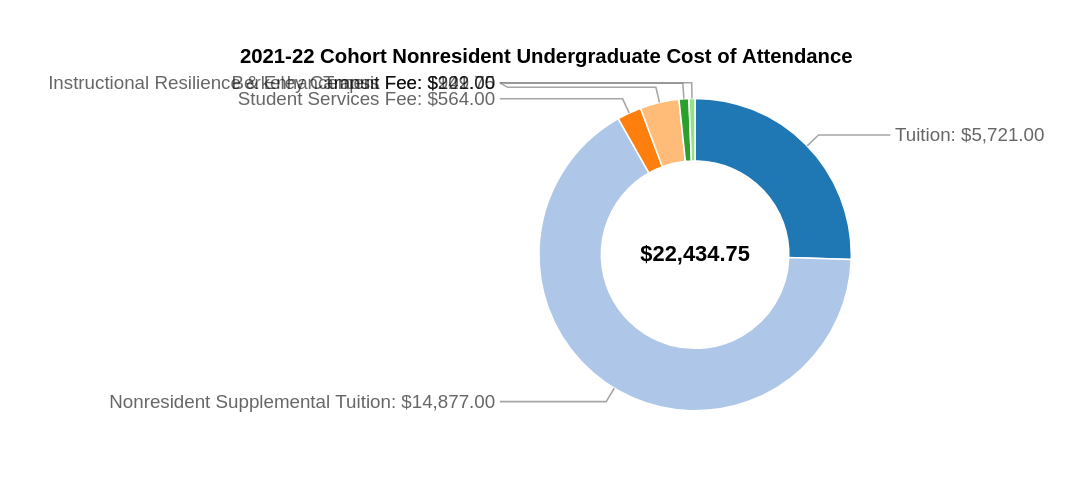

Source (Vega-Lite JSON):
### Vega specification from a JSON file in a GitHub repository (floating-point values rounded to 4 significant figures)
{"$schema": "https://vega.github.io/schema/vega/v6.json", "title": "2021-22 Cohort Nonresident Undergraduate Cost of Attendance", "description": "Donut with non-overlapping labels.", "width": 200, "height": 200, "autosize": "pad", "padding": 30, "signals": [{"name": "startAngle", "value": 0}, {"name": "sortField", "update": "''", "description": "Sort field if desired"}, {"name": "sortOrder", "update": "''", "description": "Sort order if desired (ascending or descending)"}, {"name": "labelFontSize", "init": "12", "description": "The font size used for labels"}, {"name": "labelHeight", "update": "labelFontSize", "description": "This is approximately the same as the label font size but can be adjusted if you want extra padding"}, {"name": "innerRadius", "update": "60"}, {"name": "outerRadius", "update": "100"}, {"name": "counter", "description": "Counter used to loop through an array", "value": 0, "on": [{"events": {"type": "timer", "throttle": 0}, "update": "counter<length(data('labelPositions'))?counter + 1:counter"}, {"events": {"signal": "leftRightCount"}, "update": "0"}]}, {"name": "shiftArray", "description": "An array of shift positions", "update": "{right: leftRightCount.right!=0? pluck(data('labelPositions')[0]['shiftArray'],'shift'):[], left: leftRightCount.left!=0? pluck(data('labelPositions')[leftRightCount.right]['shiftArray'],'shift'):[]}"}, {"name": "leftRightCountArray", "description": "Array of label sides", "update": "reverse(sort( pluck( data('labelPositions'), 'side')))"}, {"name": "leftRightCount", "description": "Count of  label sides", "update": "{right:lastindexof(leftRightCountArray,'right')+1,left:length(leftRightCountArray)- (lastindexof(leftRightCountArray,'right')+1)}"}, {"name": "p1", "description": "Used to loop through position array one element at a time with a running sum but reseting the counter to 0 if it ever goes negative", "value": {"right": 0, "left": 0}, "on": [{"events": {"signal": "leftRightCount"}, "update": "{'right': 0, 'left': 0}"}, {"events": {"signal": "counter"}, "update": "{right:shiftArray.right[counter-1]+p1.right<0?0:shiftArray.right[counter-1]+p1.right, left:shiftArray.left[counter-1]+p1.left<0?0:shiftArray.left[counter-1]+p1.left}", "force": true}]}, {"name": "p2", "description": "Used to reassemble the position array as a string with final shift positions", "value": {"right": [], "left": []}, "on": [{"events": {"signal": "leftRightCount"}, "update": "{'right': [], 'left': []}"}, {"events": {"signal": "p1"}, "update": "{right:length(p2.right)!=0? p1.right+','+p2.right:p1.right,left:length(p2.left)!=0? p1.left+','+p2.left:p1.left}"}]}, {"name": "shiftArrayRunning", "description": "Converts a string to an array and reverses", "update": "{right:reverse(split(p2.right,',')),left:reverse(split(p2.left,','))}"}], "data": [{"name": "table", "values": [{"id": "Tuition: $5,721.00", "value": 5721}, {"id": "Nonresident Supplemental Tuition: $14,877.00", "value": 14877}, {"id": "Student Services Fee: $564.00", "value": 564}, {"id": "Berkeley Campus Fee: $902.75", "value": 902.8}, {"id": "Transit Fee: $229.00", "value": 229.0}, {"id": "Instructional Resilience & Enhancement Fee: $141.00", "value": 141}], "transform": [{"type": "collect", "sort": {"field": {"signal": "sortField"}, "order": {"signal": "sortOrder"}}}, {"type": "pie", "field": "value", "startAngle": {"signal": "startAngle"}, "endAngle": {"signal": "round((2*PI)*10000)/10000+startAngle"}}, {"type": "formula", "as": "middleAngle", "expr": " (((datum.endAngle - datum.startAngle)/2) + datum.startAngle)-PI/2"}, {"type": "formula", "as": "side", "expr": "datum.middleAngle + PI/2  <= PI || datum.middleAngle + PI/2 >= 2*PI && datum.middleAngle + PI/2 <= PI*3?'right':'left'"}, {"type": "formula", "as": "x1", "expr": " (outerRadius *cos(datum.middleAngle))+width/2 "}, {"type": "formula", "as": "y1", "expr": " (outerRadius*sin(datum.middleAngle))+width/2 "}, {"type": "formula", "as": "x2", "expr": " ((outerRadius+10)*cos(datum.middleAngle))+width/2 "}, {"type": "formula", "as": "y2", "expr": " ((outerRadius+10)*sin(datum.middleAngle))+width/2 "}, {"type": "formula", "as": "x3", "expr": "datum.side== 'right'?outerRadius+(width/2)+20:(width/2)-outerRadius-20"}, {"type": "formula", "as": "bin", "expr": "0"}]}, {"name": "total", "source": ["table"], "transform": [{"type": "aggregate", "fields": ["value"], "ops": ["sum"], "as": ["total"]}]}, {"name": "leftExt", "source": ["table"], "transform": [{"type": "filter", "expr": "datum.side=='left'"}, {"type": "extent", "field": "y2", "signal": "leftExt"}]}, {"name": "rightExt", "source": ["table"], "transform": [{"type": "filter", "expr": "datum.side=='right'"}, {"type": "extent", "field": "y2", "signal": "rightExt"}]}, {"name": "labelSequenceRight", "transform": [{"type": "sequence", "start": {"signal": "rightExt[0]"}, "stop": {"signal": "(rightExt[1]+labelHeight)"}, "step": {"signal": "labelHeight"}, "as": "bin"}, {"type": "formula", "expr": "'right'", "as": "side"}]}, {"name": "labelSequenceLeft", "transform": [{"type": "sequence", "start": {"signal": "leftExt[0]"}, "stop": {"signal": "(leftExt[1]+labelHeight)"}, "step": {"signal": "labelHeight"}, "as": "bin"}, {"type": "formula", "expr": "'left'", "as": "side"}]}, {"name": "labelBinsRight", "source": ["rightExt", "labelSequenceRight"], "transform": [{"type": "bin", "field": "y2", "step": {"signal": "labelHeight"}, "extent": {"signal": "rightExt"}, "interval": false, "as": ["binTemp", "bin1"], "nice": false}, {"type": "formula", "expr": "datum.bin==0?datum.binTemp:datum.bin", "as": "bin"}]}, {"name": "labelBinsLeft", "source": ["leftExt", "labelSequenceLeft"], "transform": [{"type": "bin", "field": "y2", "step": {"signal": "labelHeight"}, "extent": {"signal": "leftExt"}, "interval": false, "as": ["binTemp", "bin1"], "nice": false}, {"type": "formula", "expr": "datum.bin==0?datum.binTemp:datum.bin", "as": "bin"}]}, {"name": "labelPositions", "source": ["labelBinsLeft", "labelBinsRight"], "transform": [{"type": "joinaggregate", "ops": ["count"], "as": ["count"], "groupby": ["side", "bin"]}, {"type": "filter", "expr": "datum.value != null || datum.count == 1"}, {"type": "formula", "expr": "datum.count-1", "as": "count"}, {"type": "collect", "sort": {"field": ["side", "bin"], "order": ["descending", "ascending"]}}, {"type": "window", "sort": {"field": ["bin", "y2"], "order": ["ascending", "ascending"]}, "ops": ["row_number"], "as": ["index"], "groupby": ["side"]}, {"type": "window", "sort": {"field": "index", "order": "ascending"}, "ops": ["row_number"], "groupby": ["side", "bin"]}, {"type": "formula", "expr": "datum.value==0?0:datum.row_number", "as": "row_number"}, {"type": "formula", "expr": "datum.value==null?-labelHeight:datum.row_number==1?0:labelHeight", "as": "shift"}, {"type": "collect", "sort": {"field": ["side", "index"], "order": ["descending", "ascending"]}}, {"type": "joinaggregate", "ops": ["values"], "as": ["shiftArray"], "fields": ["shift"], "groupby": ["side"]}]}, {"name": "labelPositionsFinal", "source": ["labelPositions"], "transform": [{"type": "collect", "sort": {"field": ["side", "index"], "order": ["descending", "ascending"]}}, {"type": "formula", "expr": "datum.side=='right'?toNumber(shiftArrayRunning.right[datum.index-1]):toNumber(shiftArrayRunning.left[datum.index-1])", "as": "shiftArrayRunning"}, {"type": "formula", "expr": "datum.shiftArrayRunning+datum.bin", "as": "binShifted"}, {"type": "formula", "as": "x4", "expr": "datum.side== 'right'?outerRadius+(width/2)+25:(width/2)-outerRadius-25"}, {"type": "window", "sort": {"field": "index", "order": "ascending"}, "ops": ["lead"], "fields": ["shift"], "groupby": ["side"]}, {"type": "formula", "as": "y4", "expr": "datum.y2>datum.binShifted&&datum.lead_shift<0?datum.y2:datum.binShifted"}, {"type": "formula", "as": "labelPath", "expr": "datum.value==null?'': 'M '+ datum.x1 + ' ' + datum.y1 + 'L'+ datum.x2 + ' ' + datum.y2 + ' H'+ datum.x3  +'L '+ datum.x4 + ' ' + datum.y4 "}]}], "scales": [{"name": "color", "type": "ordinal", "domain": {"data": "table", "field": "id"}, "range": {"scheme": "category20"}}], "marks": [{"type": "text", "name": "sum", "from": {"data": "total"}, "align": "center", "encode": {"enter": {"x": {"signal": "width / 2"}, "y": {"signal": "height / 2"}, "align": {"value": "center"}, "baseline": {"value": "middle"}, "fontSize": {"value": 14}, "fontWeight": {"value": "bold"}, "fill": {"value": "black"}}, "update": {"text": {"signal": "format(datum.total, '$,.2f')"}}}}, {"type": "arc", "from": {"data": "table"}, "encode": {"enter": {"fill": {"scale": "color", "field": "id"}, "x": {"signal": "width / 2"}, "y": {"signal": "height / 2"}, "stroke": {"value": "white"}}, "update": {"startAngle": {"field": "startAngle"}, "endAngle": {"field": "endAngle"}, "innerRadius": {"signal": "innerRadius"}, "outerRadius": {"signal": "outerRadius"}}}}, {"type": "path", "name": "labelPath", "from": {"data": "labelPositionsFinal"}, "encode": {"update": {"strokeWidth": {"value": 1}, "path": {"field": "labelPath"}, "stroke": {"value": "grey"}, "opacity": {"value": 0.7}}}}, {"type": "rect", "from": {"data": "labelPositionsFinal"}, "description": "Debug boxes. Opacity is set to zero but can be changed to better understand how the bins are being layed out", "encode": {"update": {"x": {"field": "x4"}, "y": {"field": "y4"}, "width": {"value": 20}, "height": {"signal": "labelHeight"}, "strokeWidth": {"value": 2}, "stroke": {"value": "grey"}, "fill": {"value": "#4682b4"}, "opacity": {"signal": "datum.value==null?0:0"}}}}, {"type": "text", "name": "labels", "from": {"data": "labelPositionsFinal"}, "encode": {"update": {"text": {"field": "id"}, "opacity": {"value": 0.6}, "fill": {"value": "black"}, "baseline": {"value": "middle"}, "align": {"signal": "datum.side=='left'?'right':'left'"}, "dx": {"signal": "datum.side=='left'?-3:3"}, "x": {"field": "x4"}, "y": {"field": "y4"}, "fontSize": {"signal": "labelFontSize"}}}}]}
